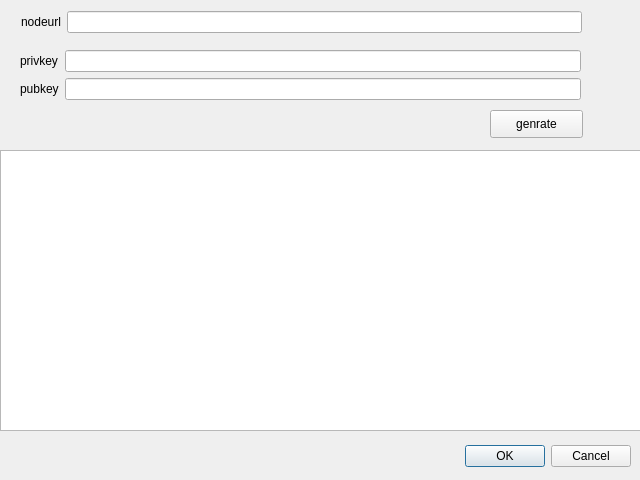
<?xml version="1.0" encoding="UTF-8"?>
<ui version="4.0">
 <class>ConfigDialog</class>
 <widget class="QDialog" name="ConfigDialog">
  <property name="geometry">
   <rect>
    <x>0</x>
    <y>0</y>
    <width>640</width>
    <height>480</height>
   </rect>
  </property>
  <property name="windowTitle">
   <string>Dialog</string>
  </property>
  <widget class="QDialogButtonBox" name="buttonBox">
   <property name="geometry">
    <rect>
     <x>10</x>
     <y>440</y>
     <width>621</width>
     <height>32</height>
    </rect>
   </property>
   <property name="orientation">
    <enum>Qt::Horizontal</enum>
   </property>
   <property name="standardButtons">
    <set>QDialogButtonBox::Cancel|QDialogButtonBox::Ok</set>
   </property>
  </widget>
  <widget class="QTableView" name="tableView">
   <property name="geometry">
    <rect>
     <x>0</x>
     <y>150</y>
     <width>641</width>
     <height>281</height>
    </rect>
   </property>
  </widget>
  <widget class="QPushButton" name="pushButton">
   <property name="geometry">
    <rect>
     <x>490</x>
     <y>110</y>
     <width>93</width>
     <height>28</height>
    </rect>
   </property>
   <property name="text">
    <string>genrate</string>
   </property>
  </widget>
  <widget class="QWidget" name="">
   <property name="geometry">
    <rect>
     <x>20</x>
     <y>50</y>
     <width>561</width>
     <height>51</height>
    </rect>
   </property>
   <layout class="QGridLayout" name="gridLayout">
    <item row="0" column="0">
     <widget class="QLabel" name="lab_privkey">
      <property name="text">
       <string>privkey</string>
      </property>
     </widget>
    </item>
    <item row="0" column="1">
     <widget class="QLineEdit" name="lineEdit_privkey">
      <property name="readOnly">
       <bool>true</bool>
      </property>
     </widget>
    </item>
    <item row="1" column="0">
     <widget class="QLabel" name="lab_pubkey">
      <property name="text">
       <string>pubkey</string>
      </property>
     </widget>
    </item>
    <item row="1" column="1">
     <widget class="QLineEdit" name="lineEdit_pubkey">
      <property name="readOnly">
       <bool>true</bool>
      </property>
     </widget>
    </item>
   </layout>
  </widget>
  <widget class="QWidget" name="">
   <property name="geometry">
    <rect>
     <x>21</x>
     <y>11</y>
     <width>561</width>
     <height>23</height>
    </rect>
   </property>
   <layout class="QGridLayout" name="gridLayout_2">
    <item row="0" column="0">
     <widget class="QLabel" name="lab_url">
      <property name="text">
       <string>nodeurl</string>
      </property>
     </widget>
    </item>
    <item row="0" column="1">
     <widget class="QLineEdit" name="lineEdit_url"/>
    </item>
   </layout>
  </widget>
 </widget>
 <resources/>
 <connections>
  <connection>
   <sender>buttonBox</sender>
   <signal>accepted()</signal>
   <receiver>ConfigDialog</receiver>
   <slot>accept()</slot>
   <hints>
    <hint type="sourcelabel">
     <x>248</x>
     <y>254</y>
    </hint>
    <hint type="destinationlabel">
     <x>157</x>
     <y>274</y>
    </hint>
   </hints>
  </connection>
  <connection>
   <sender>buttonBox</sender>
   <signal>rejected()</signal>
   <receiver>ConfigDialog</receiver>
   <slot>reject()</slot>
   <hints>
    <hint type="sourcelabel">
     <x>316</x>
     <y>260</y>
    </hint>
    <hint type="destinationlabel">
     <x>286</x>
     <y>274</y>
    </hint>
   </hints>
  </connection>
 </connections>
</ui>
